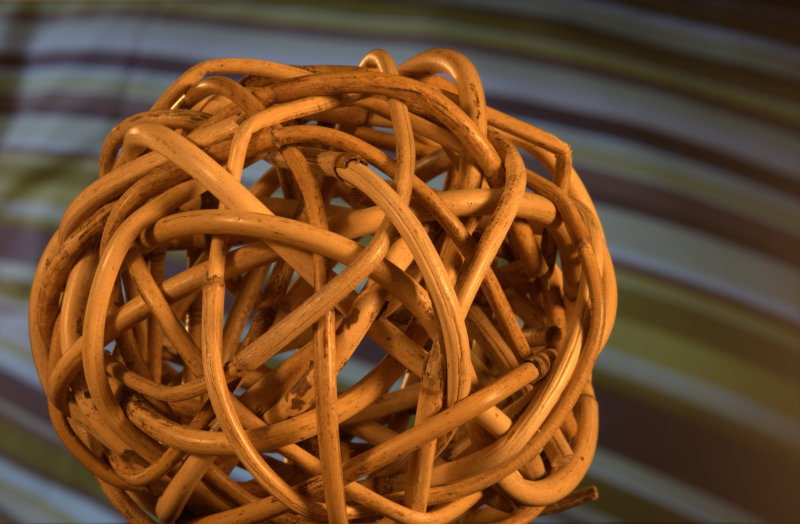
%> input picture klsparsematting/GT02.png, 800 x 524 px
$ octave --eval "result = featureImage(imread('GT02.png'));"   (GNU Octave 9; MATLAB toolbox functions it lacks are replaced by stand-ins)
%> lines starting %> are read from the running program, lines starting %| are printed output that depends on the picture
function F=featureImage(Im)

sF=9;
%       LAB=vl_xyz2lab(vl_rgb2xyz(Im));
% LAB=mean(Im,3);
    Im=double(Im)/255;
    LAB=Im;
[h,w,ch]=size(Im);
%> h = 524; w = 800; ch = 3

F=zeros(h,w,sF);


filter=fspecial('gaussian',2*10+1,0.1);

If=imfilter(Im,filter);

d = [-1 0 1];
% First order derivatives
Iy = imfilter(If,d,'symmetric','same','conv');
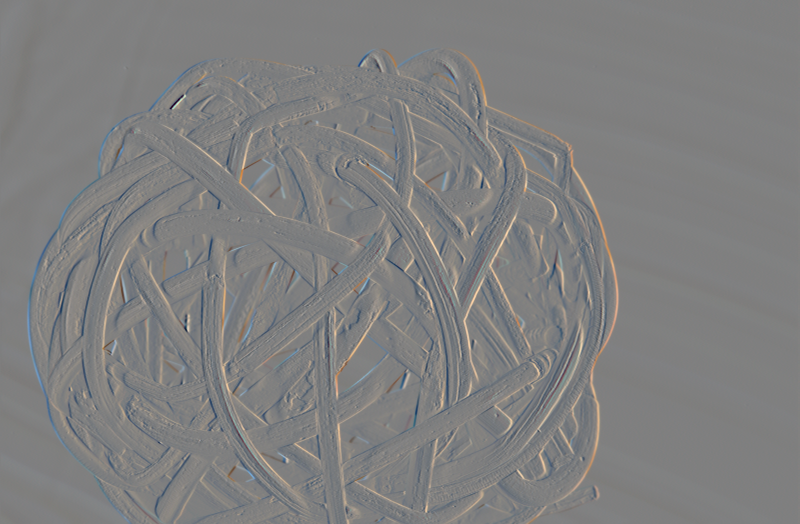
%> Iy: size 524x800x3 double; mean R, G, B 0.000178, 0.000308, 0.000426; drawn with min black and max white
Ix = imfilter(If,d','symmetric','same','conv');

% Second order derivatives
Iyy = imfilter(Iy,d,'symmetric','same','conv');
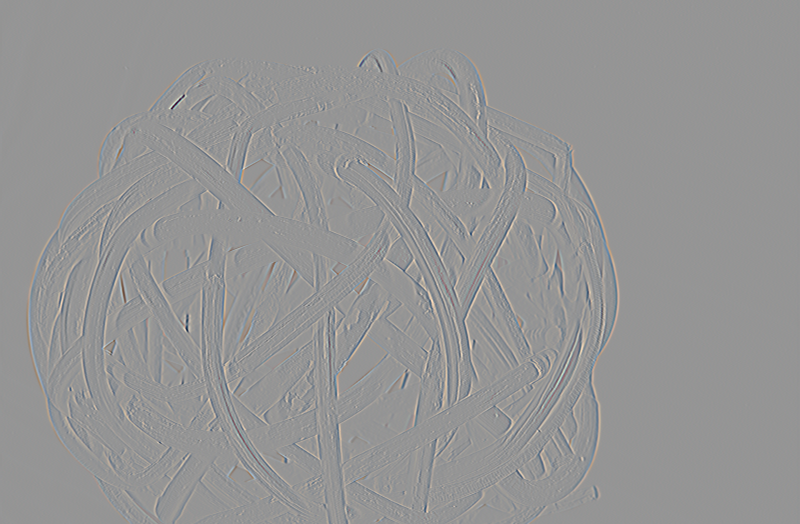
%> Iyy: size 524x800x3 double; mean R, G, B -2.33e-05, -2.15e-05, -1.3e-05; drawn with min black and max white
Ixx = imfilter(Ix,d','symmetric','same','conv');
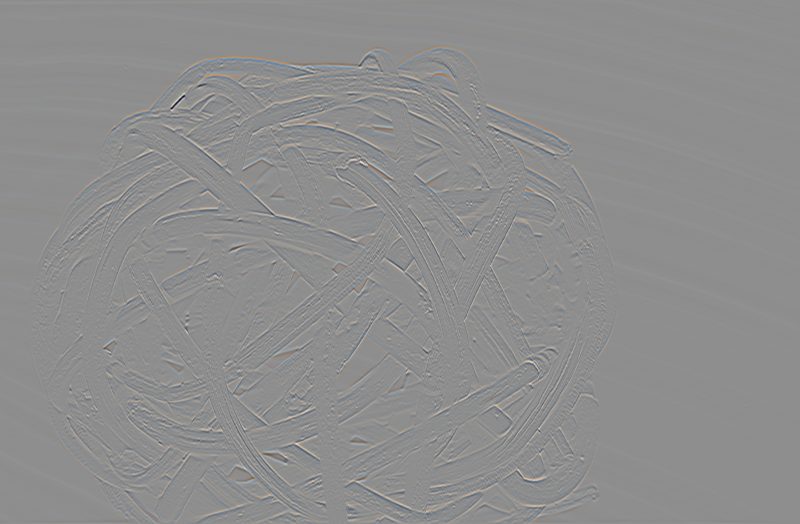
%> Ixx: size 524x800x3 double; mean R, G, B -1.66e-05, -4.88e-05, -6.03e-05; drawn with min black and max white

Ix=mean(abs(Ix),3);
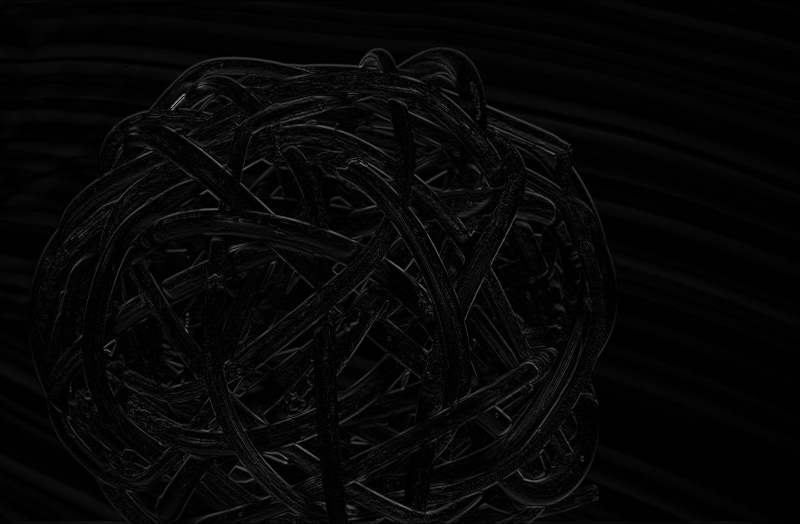
%> Ix: size 524x800 double; min 0, max 0.584, mean 0.0273
Iy=mean(abs(Iy),3);
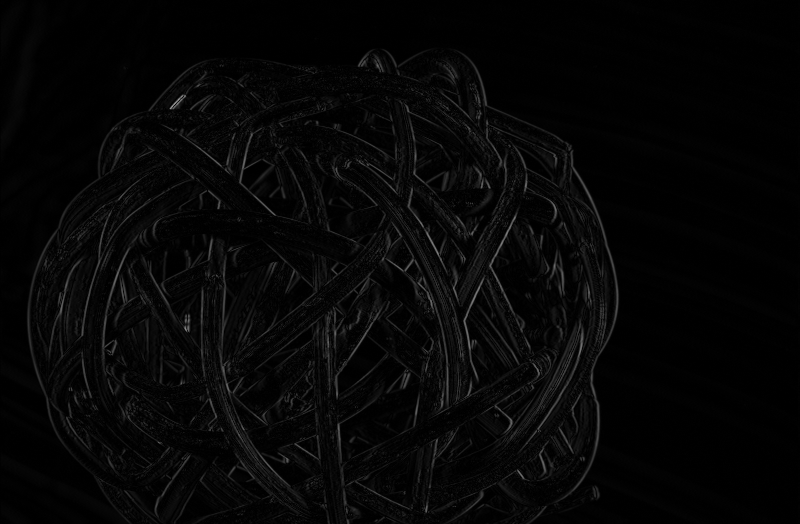
%> Iy: size 524x800 double; min 0, max 0.609, mean 0.0259
Ixx=mean(abs(Ixx),3);
%> Ixx: size 524x800 double
Iyy=mean(abs(Iyy),3);
%> Iyy: size 524x800 double

[s2, s1] = meshgrid(1:w,1:h);


Ixx = abs(Ixx)./max(abs(Ixx(:)));
Iyy = abs(Iyy)./max(abs(Iyy(:)));
Ix = abs(Ix)./max(abs(Ix(:)));
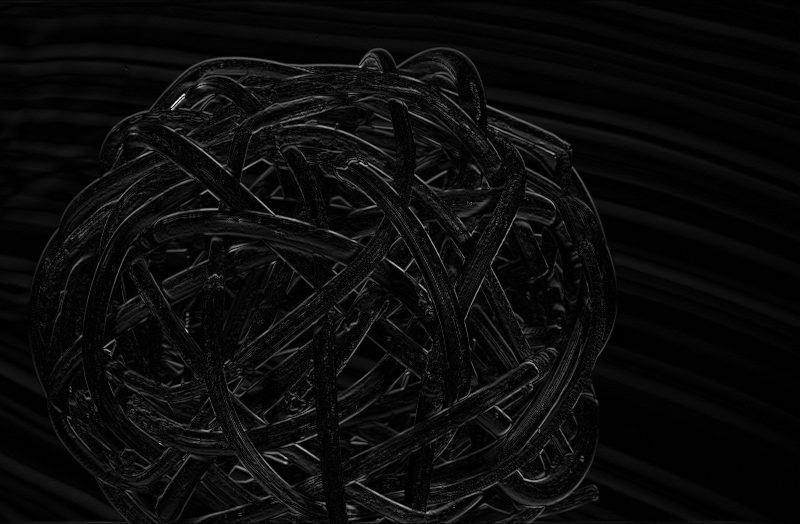
%> Ix: size 524x800 double; min 0, max 1, mean 0.0467
Iy = abs(Iy)./max(abs(Iy(:)));
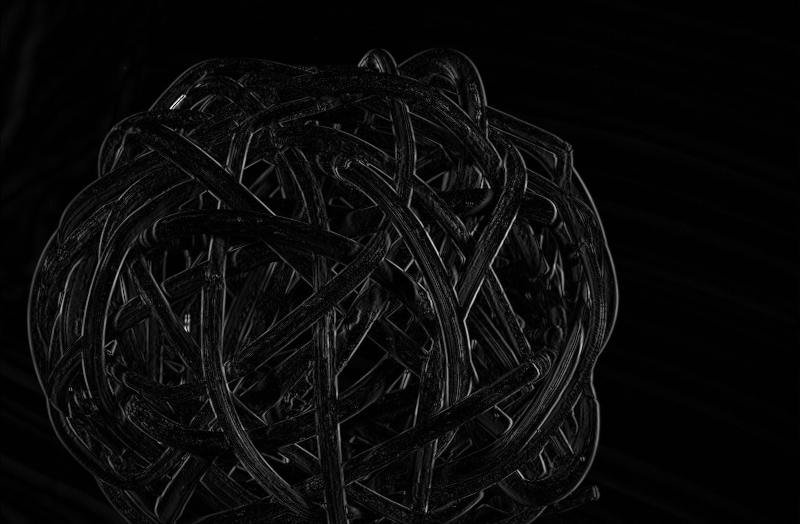
%> Iy: size 524x800 double; min 0, max 1, mean 0.0425
s1 = s1/max(s1(:));
s2 = s2/max(s2(:));


F(:,:,1)=LAB(:,:,1);
F(:,:,2)=LAB(:,:,2);
F(:,:,3)=LAB(:,:,3);
F(:,:,4)=Ix;
F(:,:,5)=Iy;
F(:,:,6)=Ixx;
F(:,:,7)=Iyy;
F(:,:,8)=s2;
F(:,:,9)=s1;

$ run again, on klsparsematting/GT18.png
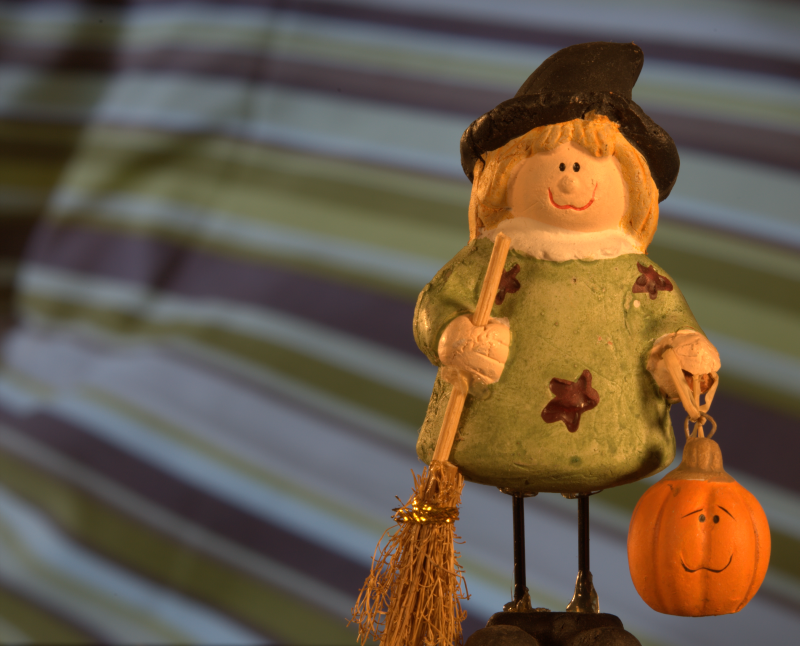
%> input picture klsparsematting/GT18.png, 800 x 646 px
%> in featureImage, `Iy = imfilter(If,d,'symmetric','same','conv');`:
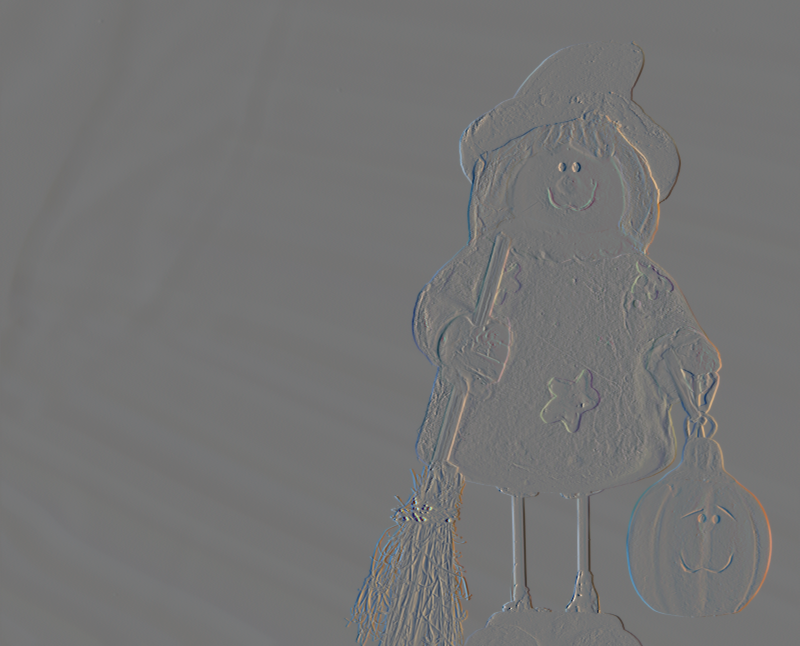
%> Iy: size 646x800x3 double; mean R, G, B -7.76e-05, -7.48e-05, -6.17e-05; drawn with min black and max white
%> in featureImage, `Iyy=mean(abs(Iyy),3);`:
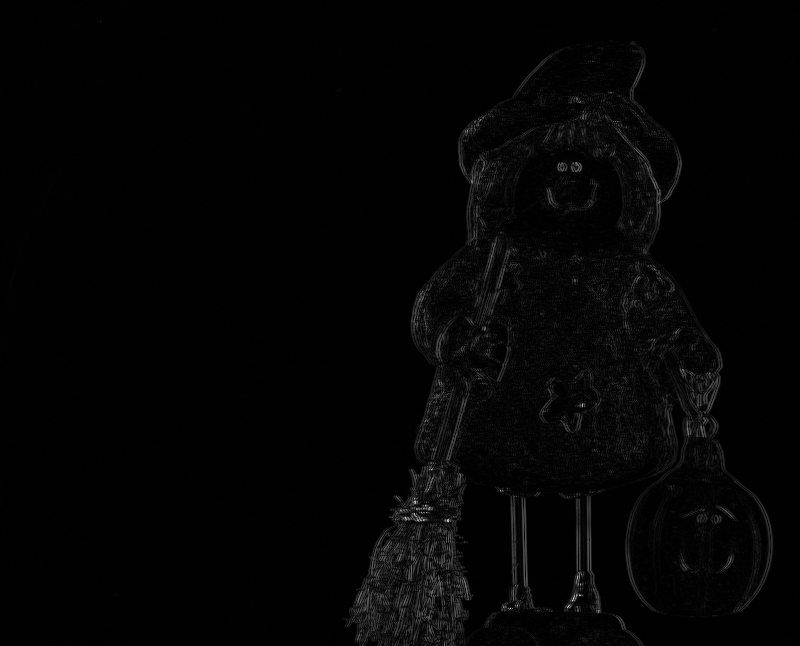
%> Iyy: size 646x800 double; min 0, max 1.23, mean 0.0216; drawn with min black and max white

$ run again, on klsparsematting/GT26.png
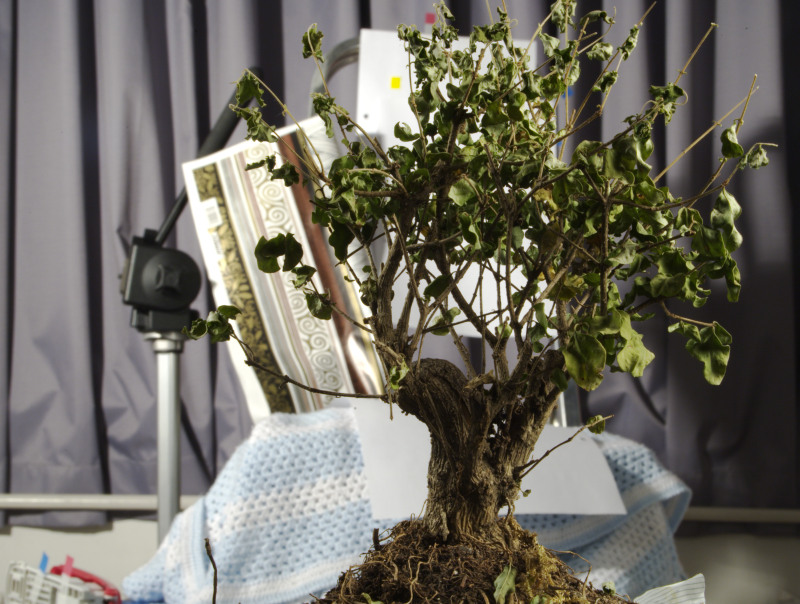
%> input picture klsparsematting/GT26.png, 800 x 604 px
%> in featureImage, `Ixx = imfilter(Ix,d','symmetric','same','conv');`:
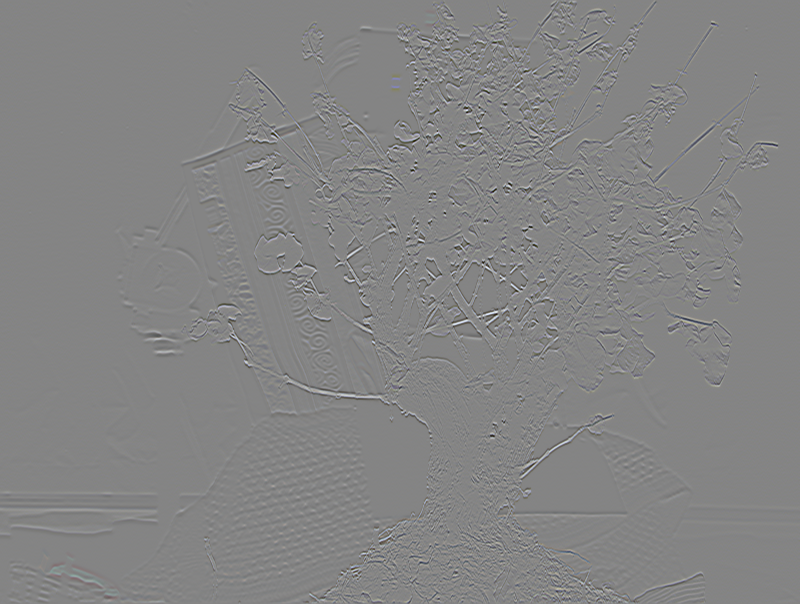
%> Ixx: size 604x800x3 double; mean R, G, B -5.78e-06, -4.98e-06, -2.92e-06; drawn with min black and max white
%> in featureImage, `Iyy=mean(abs(Iyy),3);`:
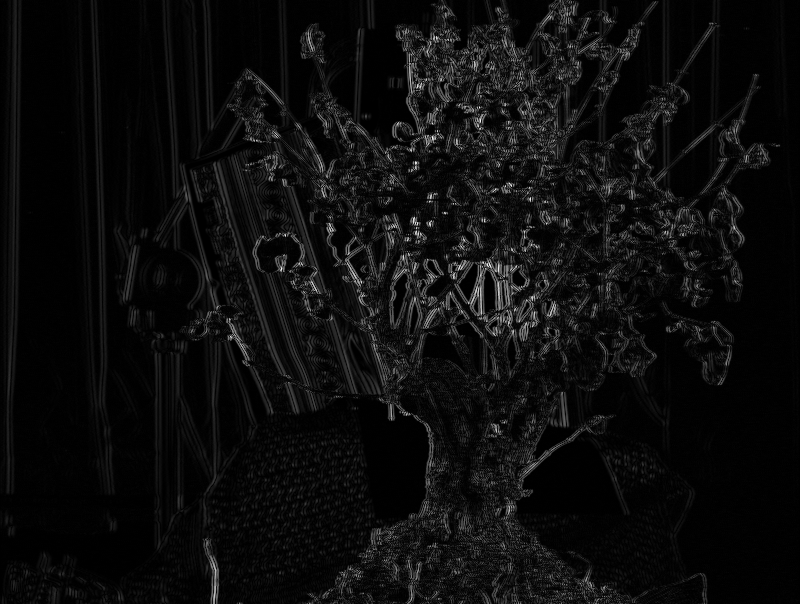
%> Iyy: size 604x800 double; min 0, max 1.44, mean 0.0753; drawn with min black and max white
